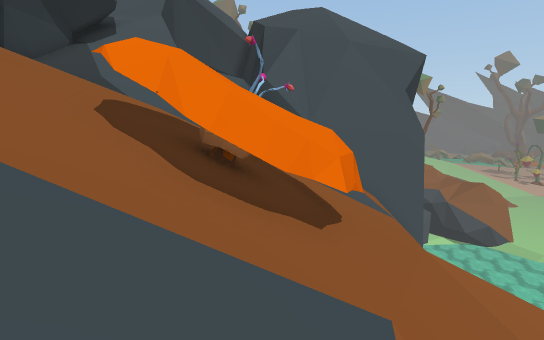
[1] (above)

14 first-person views from a walk through a 3-D level made in the Unity game engine. The camera is 1.5 m above the floor, tilts 6° down and sees 80° across. The floor is counted in squares, 1 m on a side. Each view is taken from the middle of a square. On the plan, view 1 faces up. The plan holds only what a view shows up to about 15 squares ahead; the rest is blank. The place goes on beyond the plan. Some animated figures are not drawn. Some surface patterns are stand-ins.

[2]
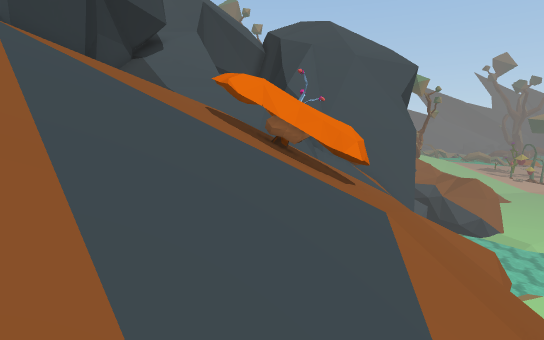

[3]
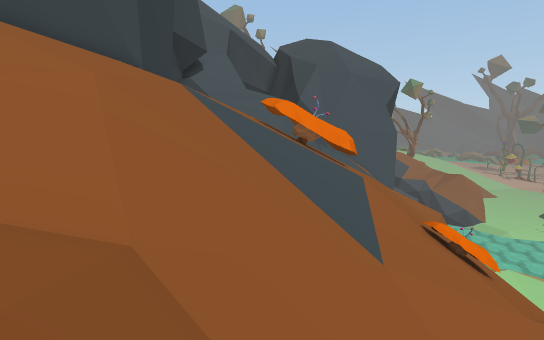

[4]
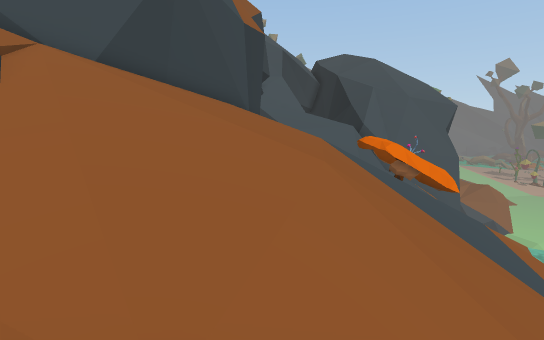

[5]
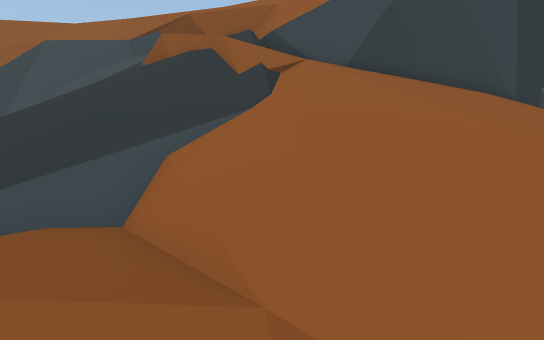

[6]
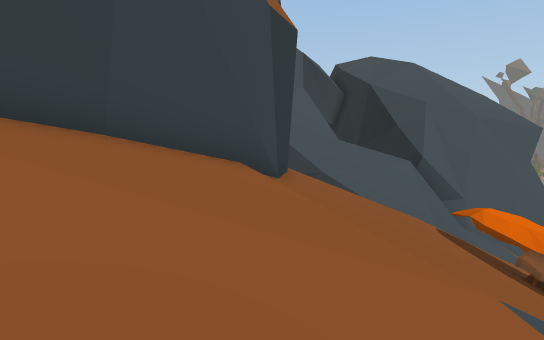

[7]
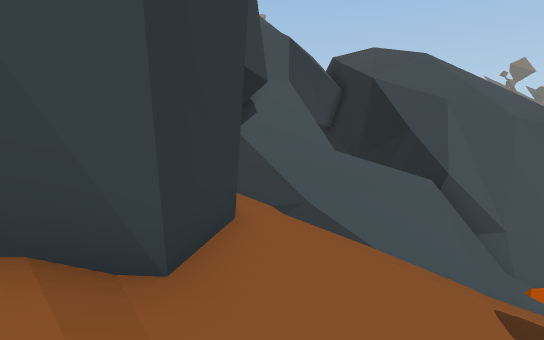

[8]
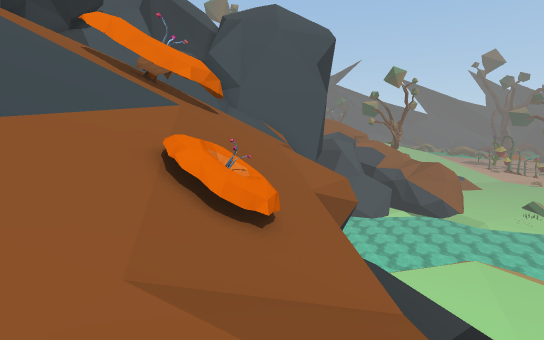

[9]
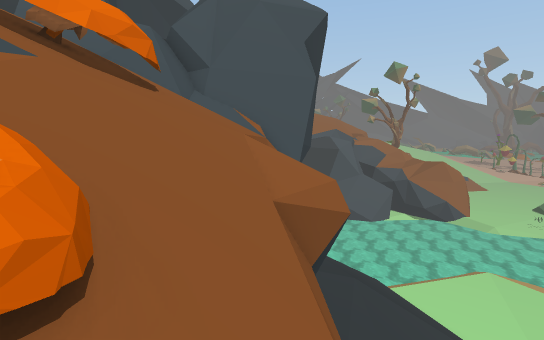

[10]
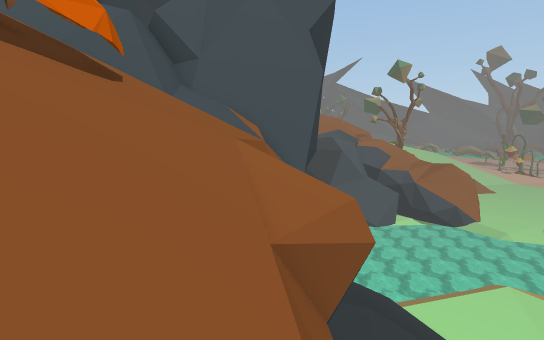

[11]
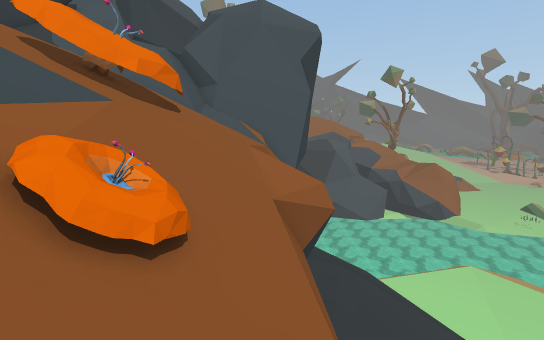

[12]
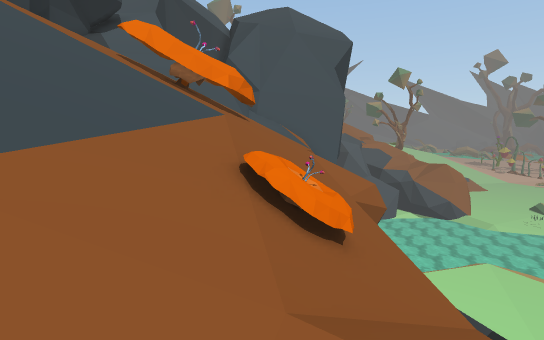

[13]
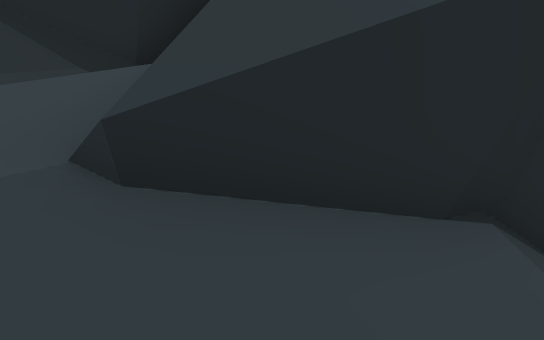

[14]
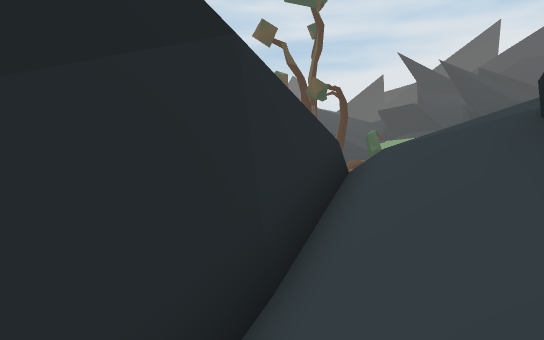

### Floor plan
Key: @ floor where view 1 was taken; # wall or solid block; . main floor; - floor 0.25 m lower than the main floor; _ floor 7.5 m lower than the main floor; < floor 8 m lower than the main floor; / step, stairs or slope; = window, fence, low wall or low ledge; v drop or lower ground; P plant; O other object.
Columns run from 10 left of view 1 to 12 right of it. Each row starts with its distance up from view 1.
 18      #/ ##
 17      #//=#
 16      ##/=#
 15    ####//#
 14    #===//###      ////
 13   ###////=##      ////
 12   ##///// #####  //////
 11   #//////##===# <//////
 10   #//////===//v _//////
  9   ##/////=////  <//////
  8    #//////////= <//////
  7    #////OOOO/// </////
  6    #////OO#O////<///
  5    #////OO#O//////
  4  ###////OOOO///
  3 ##///////OO///v
  2 #//////////////
  1 ///////////////
  0 //////////@/PP/v
 -1 ////////////PP/v
 -2 ///////////////v
 -3 ///////////////
 -4 ///////////// /
 -5 /////////// //
 -6 /////////
 -7 .....
 -8 .....-  /

Positions as (right, up) in squares from view 1, and headings:
1: (0, 0), facing up
2: (-1, -3), facing up
3: (-2, -8), facing up
4: (-6, -8), facing up
5: (-5, -8), facing up-left
6: (-7, -2), facing up
7: (-6, 2), facing up
8: (3, -5), facing up
9: (4, -2), facing up
10: (4, 0), facing up
11: (4, -4), facing up
12: (2, -5), facing up
13: (-2, 15), facing left
14: (-4, 18), facing down-right
